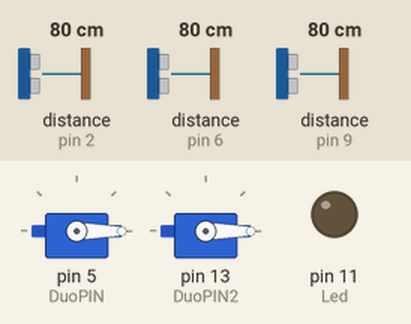
Simulated run of this sketch. Board: Arduino Uno, built with avr-gcc and run on an emulated ATmega328P. Parts: 2 × servo, output pins drawn as LEDs (lit = HIGH). Wiring (inferred from the names in the program): 3 × ultrasonic range finder: trigger pin 7, echo pin 6 / trigger pin 8, echo pin 2 / trigger pin 10, echo pin 9. Dashed ring = blinking. Inputs (shaded band) come from the test bench; at power-on: distance to the obstacle (sensors on pin 2, pin 6, pin 9) 80 cm. The echo pulse lasts 58.3 µs per cm; pins used as bus, display or sensor lines are not drawn.

Above: at 1.2 s.
1.3 s: distance to the obstacle (sensor on pin 2) set to 12 cm
2.8 s: distance to the obstacle (sensor on pin 2) set to 9 cm
At 3.2 s:
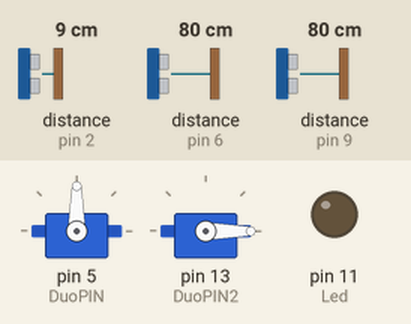
4.3 s: distance to the obstacle (sensor on pin 6) set to 7 cm
At 6.9 s:
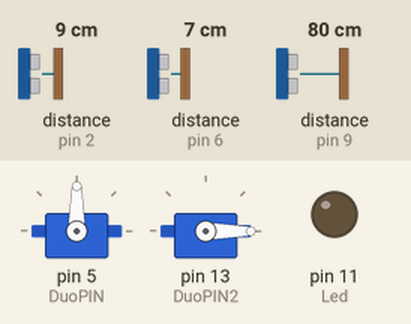
7.3 s: distance to the obstacle (sensor on pin 6) set to 4 cm
At 9.2 s:
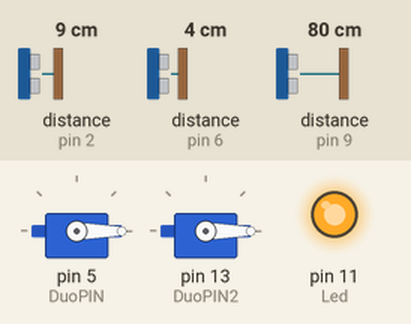
10.3 s: distance to the obstacle (sensor on pin 6) set to 9 cm
At 11.5 s:
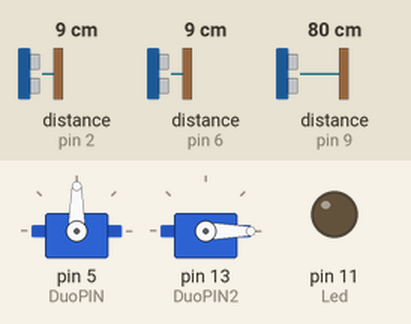
12.3 s: distance to the obstacle (sensor on pin 6) set to 2 cm
At 14.2 s:
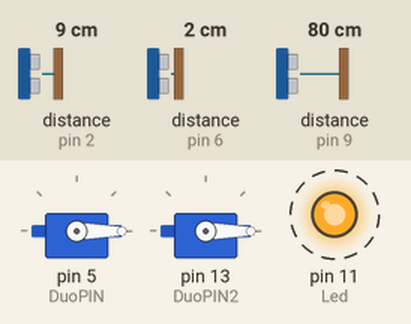
Timing chart, 0 to 16.3 s (numbered marks = the images above; inputs shaded):
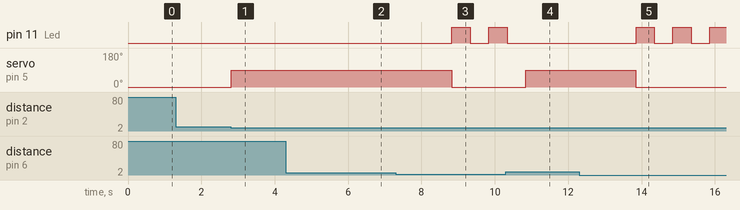

Measured:
- the behaviour switches between 11 and 10 cm on distance to the obstacle (sensor on pin 2) (found by bisection; images 0 and 1)
- the behaviour switches between 6 and 5 cm on distance to the obstacle (sensor on pin 6) (found by bisection; images 2 and 3)
- after the input at 1.3 s, every drawn part: stays the same
- after the input at 2.8 s, servo on pin 5 (DuoPIN): 0° → 90° at once
- after the input at 4.3 s, servo on pin 5 (DuoPIN): stays 90° (without the input it goes to 0° after 1.5 s)
- after the input at 7.3 s, pin 11 (Led): LOW → HIGH after 1.5 s, → LOW 0.50 s later, → HIGH 0.51 s later; servo on pin 5 (DuoPIN): 90° → 0° after 1.5 s
- after the input at 10.3 s, pin 11 (Led): goes on until 10.3 s, then stays LOW; servo on pin 5 (DuoPIN): 0° → 90° after 0.54 s
- after the input at 12.3 s, pin 11 (Led): alternates HIGH for 0.50 s and LOW for 0.51 s, starting after 1.5 s; servo on pin 5 (DuoPIN): 90° → 0° after 1.5 s

The sketch:

Trash_Can.ino
```cpp
#include<Servo.h>
#define Trig 8
#define Echo 2
#define DuoPIN 5
#define Led 11
#define Echo2 6
#define Trig2 7
#define DuoPIN2 13
#define Echo3 9
#define Trig3 10

Servo myDuoJi, myDuoJi2;
long gettime()
{
    digitalWrite(Trig,HIGH);
    delayMicroseconds(10);
    digitalWrite(Trig,LOW);
    return  pulseIn(Echo,HIGH);
  }
long gettime2()
{
    digitalWrite(Trig2,HIGH);
    delayMicroseconds(10);
    digitalWrite(Trig2,LOW);
    return  pulseIn(Echo2,HIGH);
  }
long gettime3()
{
    digitalWrite(Trig3,HIGH);
    delayMicroseconds(10);
    digitalWrite(Trig3,LOW);
    return  pulseIn(Echo3,HIGH);
  }
void setup() {
  pinMode(Trig,OUTPUT);
  pinMode(Trig2,OUTPUT);
  pinMode(Trig3,OUTPUT);
  pinMode(Led, OUTPUT);
  pinMode(Echo,INPUT);
  pinMode(Echo2,INPUT);
  pinMode(Echo3,INPUT);
  myDuoJi.attach(DuoPIN);
  myDuoJi2.attach(DuoPIN2);
  Serial.begin(115200);
  myDuoJi.write(0);
  myDuoJi2.write(0);
}

void loop() {
  long dis;
  long dis2;
  long dis3;
  dis = gettime()/58;
  dis2 = gettime2()/58;
  dis3 = gettime3()/58;

  if(dis < 10 && dis2 < 5){
    digitalWrite(Led, HIGH);
    delay(500);
    digitalWrite(Led, LOW);
    delay(500);
   }
  else if(dis < 10 && dis2 >= 5){
    myDuoJi.write(90);
    delay(3000);
    myDuoJi.write(0);
  }
  else if(dis3 < 10){
    myDuoJi2.write(90);
    delay(3000);
    myDuoJi2.write(0);
  }
  else{
    myDuoJi.write(0);
    myDuoJi2.write(0);
  }
}
```
